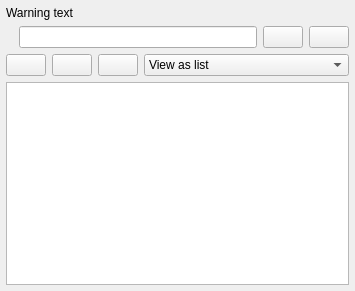
<?xml version="1.0" encoding="UTF-8"?>
<ui version="4.0">
 <class>ui_pool_widget</class>
 <widget class="QWidget" name="ui_pool_widget">
  <property name="geometry">
   <rect>
    <x>0</x>
    <y>0</y>
    <width>355</width>
    <height>291</height>
   </rect>
  </property>
  <property name="acceptDrops">
   <bool>true</bool>
  </property>
  <property name="windowTitle">
   <string>Form</string>
  </property>
  <layout class="QVBoxLayout" name="verticalLayout">
   <property name="spacing">
    <number>6</number>
   </property>
   <property name="margin">
    <number>6</number>
   </property>
   <item>
    <widget class="QLabel" name="label_size_warning">
     <property name="text">
      <string>&lt;html&gt;&lt;head/&gt;&lt;body&gt;&lt;p&gt;Warning text&lt;/p&gt;&lt;/body&gt;&lt;/html&gt;</string>
     </property>
     <property name="wordWrap">
      <bool>true</bool>
     </property>
    </widget>
   </item>
   <item>
    <widget class="QWidget" name="widget_pool" native="true">
     <property name="sizePolicy">
      <sizepolicy hsizetype="Preferred" vsizetype="Fixed">
       <horstretch>0</horstretch>
       <verstretch>0</verstretch>
      </sizepolicy>
     </property>
     <layout class="QHBoxLayout" name="horizontalLayout_3">
      <property name="spacing">
       <number>6</number>
      </property>
      <property name="margin">
       <number>0</number>
      </property>
      <item>
       <widget class="QLabel" name="label_pool_search">
        <property name="text">
         <string/>
        </property>
        <property name="pixmap">
         <pixmap>:/icons/variable_inspector.png</pixmap>
        </property>
       </widget>
      </item>
      <item>
       <widget class="QLineEdit" name="edit_pool_filter">
        <property name="toolTip">
         <string>Search filter</string>
        </property>
       </widget>
      </item>
      <item>
       <widget class="QPushButton" name="button_pool_filter_clear">
        <property name="sizePolicy">
         <sizepolicy hsizetype="Minimum" vsizetype="Fixed">
          <horstretch>0</horstretch>
          <verstretch>0</verstretch>
         </sizepolicy>
        </property>
        <property name="toolTip">
         <string>Clear filter</string>
        </property>
        <property name="text">
         <string/>
        </property>
        <property name="icon">
         <iconset>
          <normaloff>:/icons/clear.png</normaloff>:/icons/clear.png</iconset>
        </property>
        <property name="iconSize">
         <size>
          <width>16</width>
          <height>16</height>
         </size>
        </property>
       </widget>
      </item>
      <item>
       <widget class="QPushButton" name="button_help_pool">
        <property name="toolTip">
         <string>Help</string>
        </property>
        <property name="text">
         <string/>
        </property>
        <property name="icon">
         <iconset>
          <normaloff>:/icons/help.png</normaloff>:/icons/help.png</iconset>
        </property>
        <property name="iconSize">
         <size>
          <width>16</width>
          <height>16</height>
         </size>
        </property>
       </widget>
      </item>
     </layout>
    </widget>
   </item>
   <item>
    <widget class="QWidget" name="widget_2" native="true">
     <layout class="QHBoxLayout" name="horizontalLayout_2">
      <property name="spacing">
       <number>6</number>
      </property>
      <property name="margin">
       <number>0</number>
      </property>
      <item>
       <widget class="QPushButton" name="button_pool_add">
        <property name="sizePolicy">
         <sizepolicy hsizetype="Minimum" vsizetype="Fixed">
          <horstretch>0</horstretch>
          <verstretch>0</verstretch>
         </sizepolicy>
        </property>
        <property name="toolTip">
         <string>Add file</string>
        </property>
        <property name="text">
         <string/>
        </property>
        <property name="icon">
         <iconset>
          <normaloff>:/icons/add.png</normaloff>:/icons/add.png</iconset>
        </property>
        <property name="iconSize">
         <size>
          <width>16</width>
          <height>16</height>
         </size>
        </property>
       </widget>
      </item>
      <item>
       <widget class="QPushButton" name="button_refresh">
        <property name="toolTip">
         <string>Refresh</string>
        </property>
        <property name="text">
         <string/>
        </property>
        <property name="icon">
         <iconset>
          <normaloff>:/icons/refresh.png</normaloff>:/icons/refresh.png</iconset>
        </property>
        <property name="iconSize">
         <size>
          <width>16</width>
          <height>16</height>
         </size>
        </property>
       </widget>
      </item>
      <item>
       <widget class="QPushButton" name="button_browse_pool">
        <property name="toolTip">
         <string>Open file pool in file manager</string>
        </property>
        <property name="text">
         <string/>
        </property>
        <property name="icon">
         <iconset>
          <normaloff>:/icons/browse.png</normaloff>:/icons/browse.png</iconset>
        </property>
        <property name="iconSize">
         <size>
          <width>16</width>
          <height>16</height>
         </size>
        </property>
       </widget>
      </item>
      <item>
       <widget class="QComboBox" name="combobox_view">
        <property name="sizePolicy">
         <sizepolicy hsizetype="Expanding" vsizetype="Fixed">
          <horstretch>0</horstretch>
          <verstretch>0</verstretch>
         </sizepolicy>
        </property>
        <item>
         <property name="text">
          <string>View as list</string>
         </property>
         <property name="icon">
          <iconset>
           <normaloff>:/icons/variable_inspector.png</normaloff>:/icons/variable_inspector.png</iconset>
         </property>
        </item>
        <item>
         <property name="text">
          <string>View as icons</string>
         </property>
         <property name="icon">
          <iconset>
           <normaloff>:/icons/variable_inspector.png</normaloff>:/icons/variable_inspector.png</iconset>
         </property>
        </item>
       </widget>
      </item>
     </layout>
    </widget>
   </item>
   <item>
    <widget class="QListWidget" name="list_pool">
     <property name="contextMenuPolicy">
      <enum>Qt::ActionsContextMenu</enum>
     </property>
     <property name="acceptDrops">
      <bool>true</bool>
     </property>
     <property name="alternatingRowColors">
      <bool>true</bool>
     </property>
     <property name="selectionMode">
      <enum>QAbstractItemView::ExtendedSelection</enum>
     </property>
     <property name="viewMode">
      <enum>QListView::ListMode</enum>
     </property>
     <property name="uniformItemSizes">
      <bool>true</bool>
     </property>
     <property name="wordWrap">
      <bool>true</bool>
     </property>
     <property name="selectionRectVisible">
      <bool>true</bool>
     </property>
     <property name="sortingEnabled">
      <bool>true</bool>
     </property>
    </widget>
   </item>
  </layout>
 </widget>
 <resources/>
 <connections>
  <connection>
   <sender>button_pool_filter_clear</sender>
   <signal>clicked()</signal>
   <receiver>edit_pool_filter</receiver>
   <slot>clear()</slot>
   <hints>
    <hint type="sourcelabel">
     <x>315</x>
     <y>25</y>
    </hint>
    <hint type="destinationlabel">
     <x>158</x>
     <y>25</y>
    </hint>
   </hints>
  </connection>
 </connections>
</ui>
